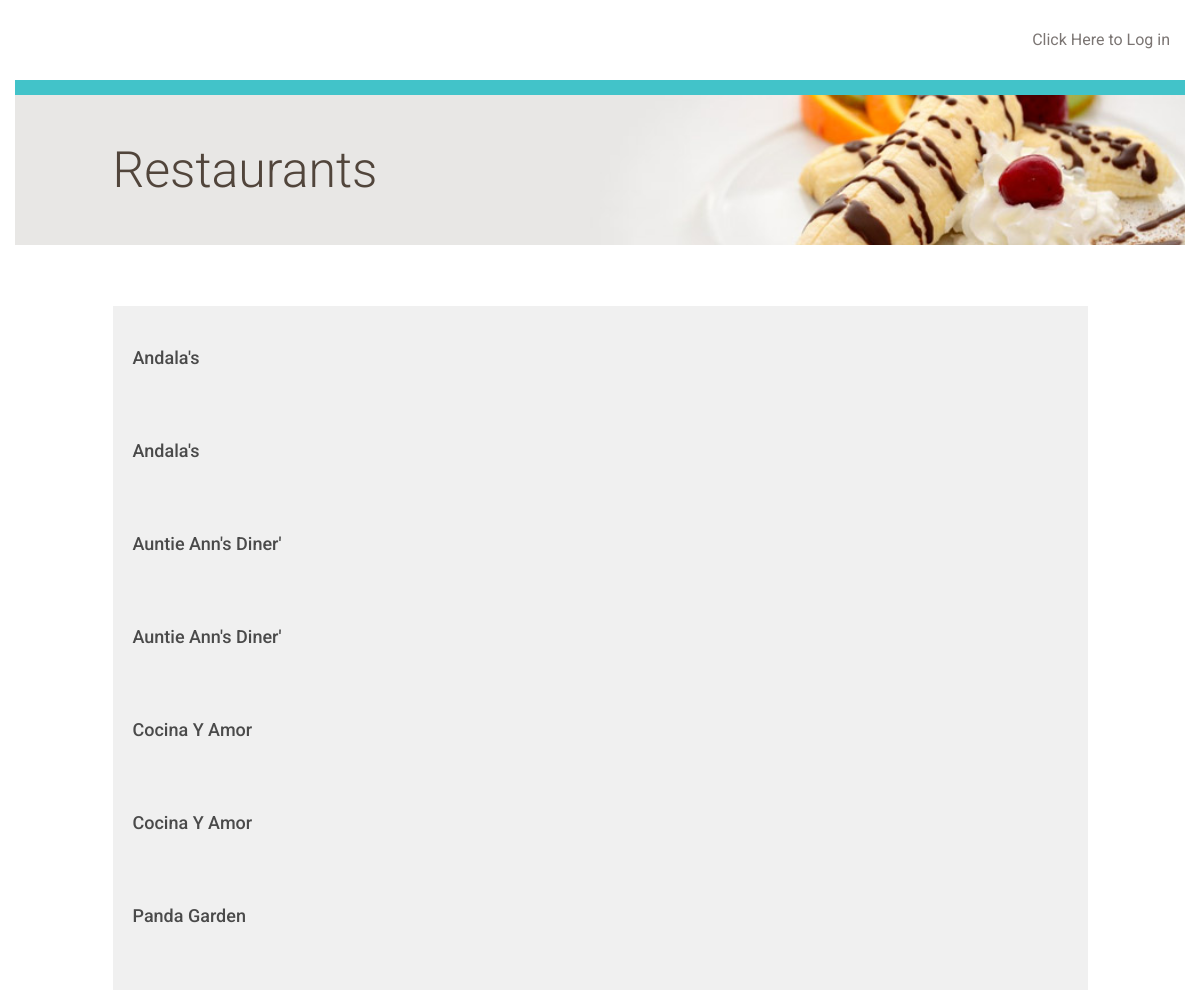
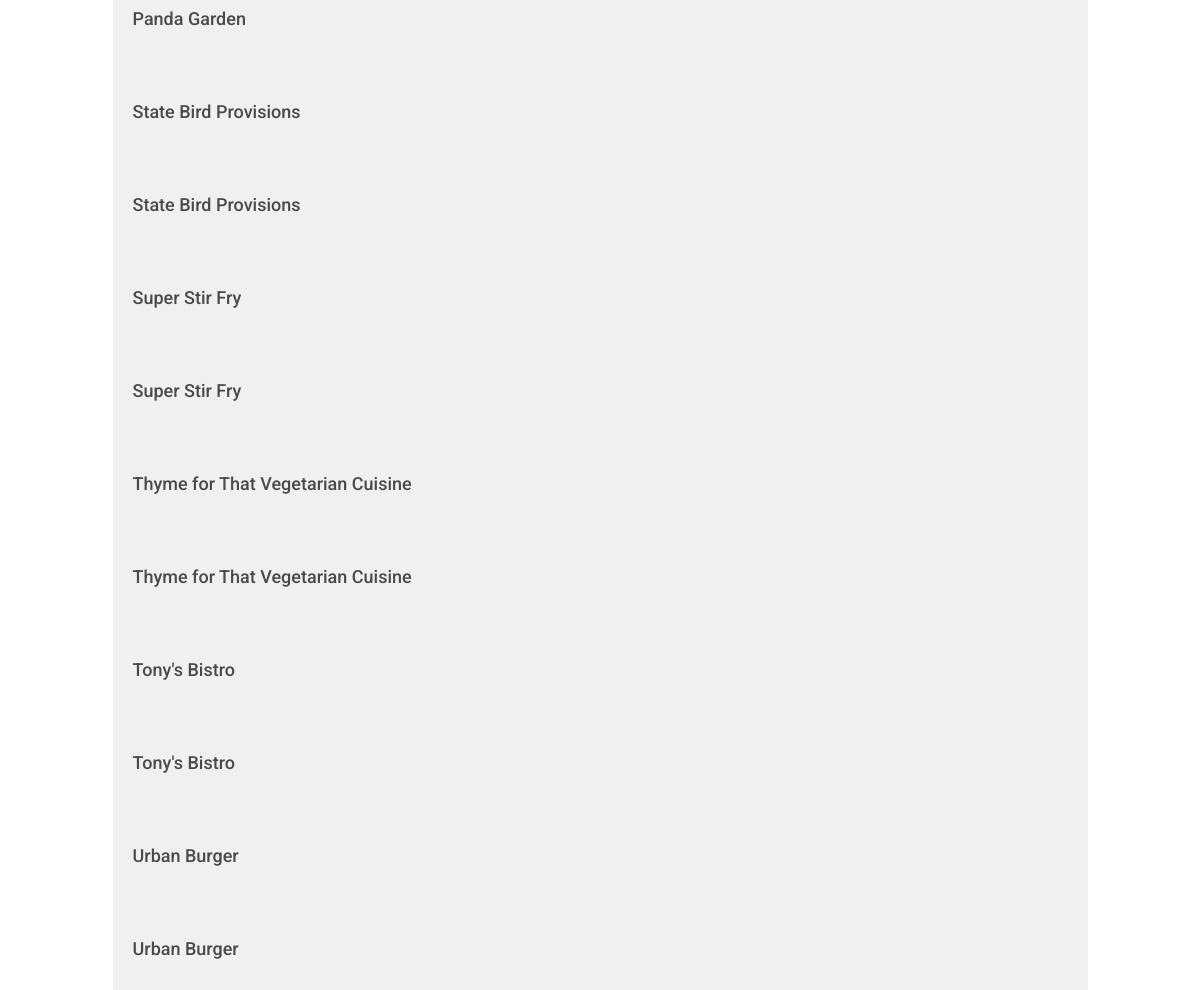
Page /restaurant/ on the earlier database version (2 pictures, top to bottom).
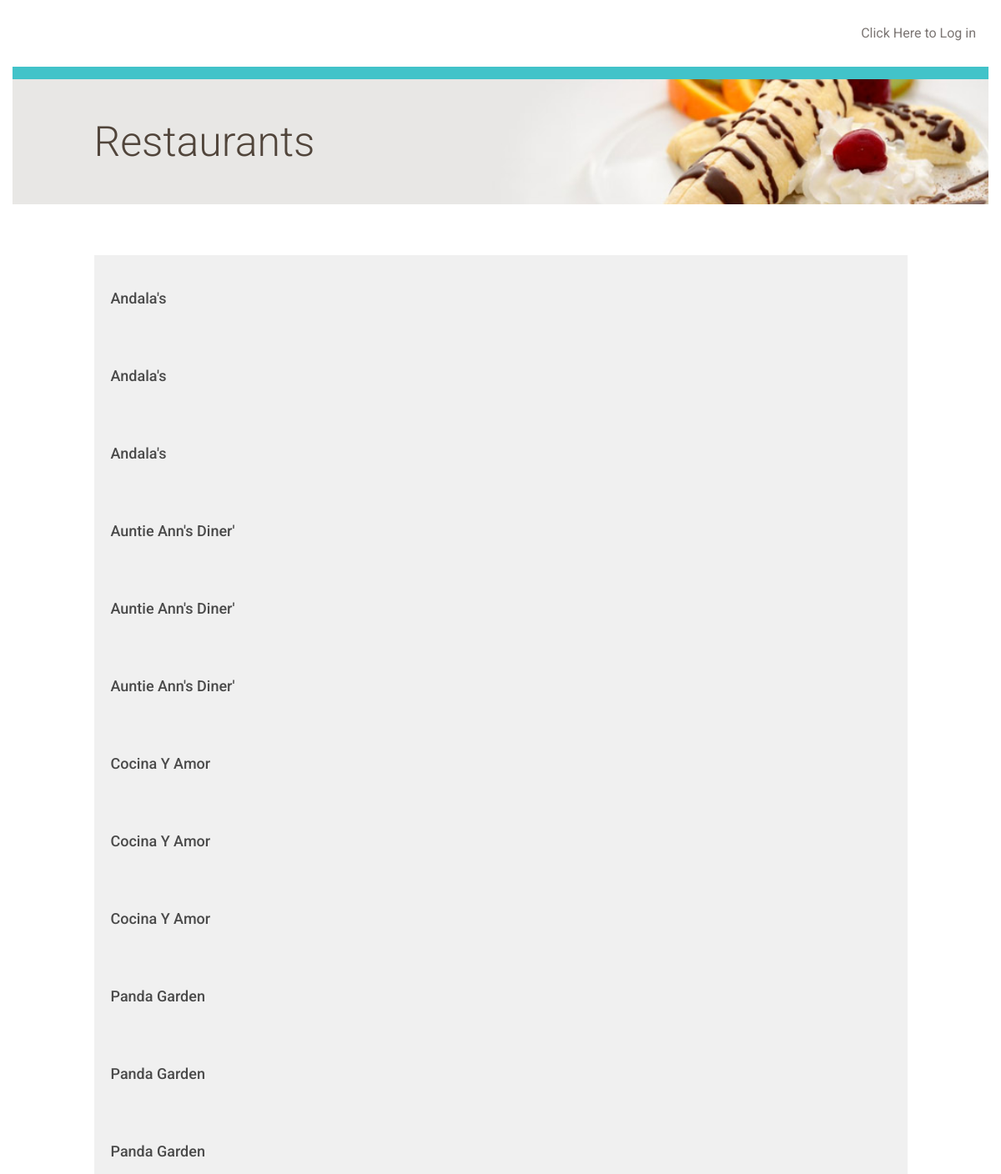
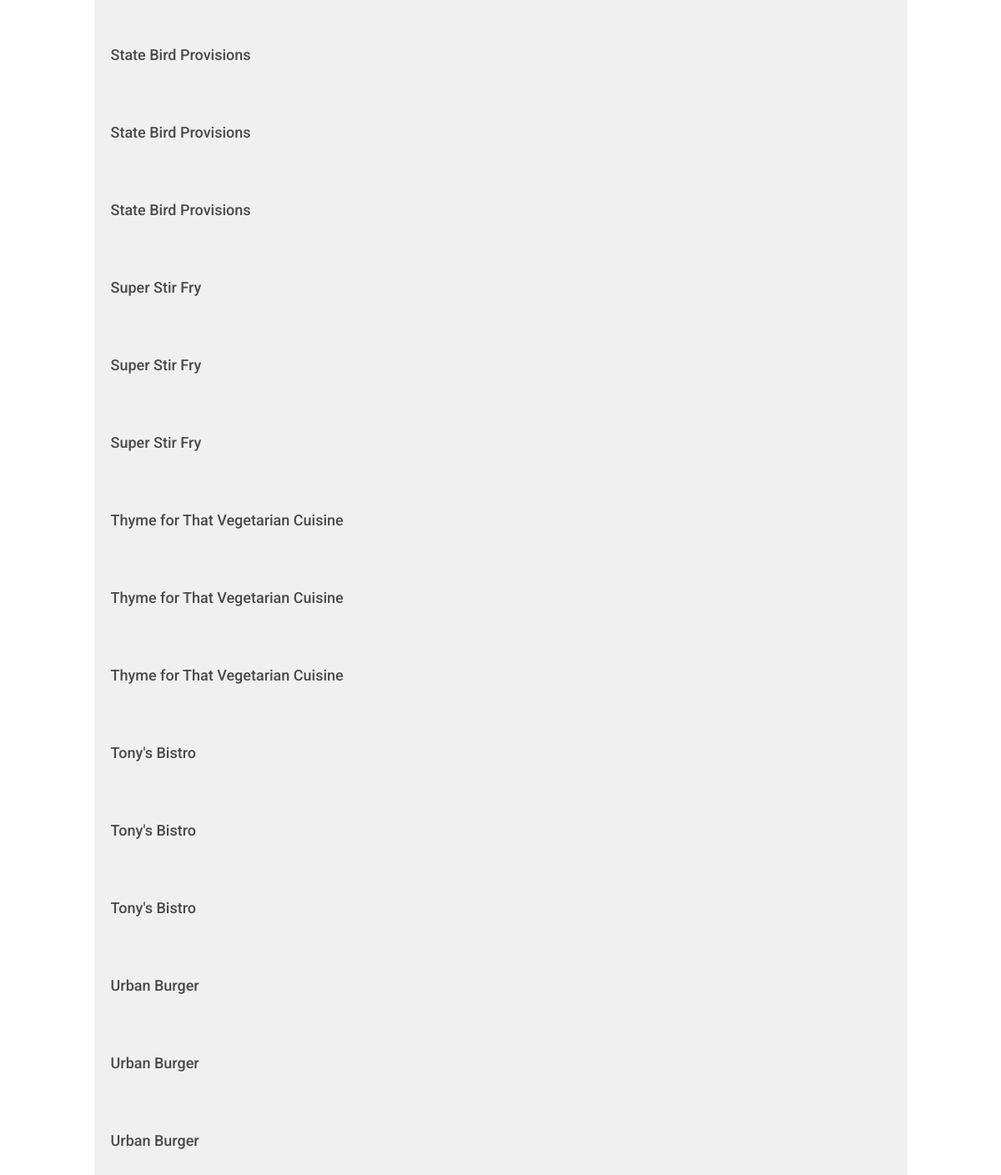
Same page on the later database version (2 pictures, top to bottom).
### database_setup.py (models this page shows, shortened)
class Restaurant(Base):
    __tablename__ = 'restaurant'
    id = Column(Integer, primary_key=True)
    name = Column(String(250), nullable=False)
    user_id = Column(Integer, ForeignKey('user.id'))
    user = relationship(User)

### project.py (the view)
@app.route('/')
@app.route('/restaurant/')
def showRestaurants():
    restaurants = session.query(Restaurant).order_by(asc(Restaurant.name))
    if 'username' not in login_session:
        return render_template('publicrestaurants.html', restaurants=restaurants)
    else:
        return render_template('restaurants.html', restaurants=restaurants)

### templates/publicrestaurants.html (shortened to what this page needs)
{% extends "main.html" %}
{% block content %}
	<div class="row top-menu">
		<div class="col-md-10"></div>
		<div class="col-md-2 text-right">
			<a href="{{url_for('showLogin')}}">Click Here to Log in </a>
		</div>
	</div>
	<div class="row divider blue">
		<div class="col-md-12"></div>
	</div>
	<div class="row banner main">
		<div class="col-md-1"></div>
		<div class="col-md-11 padding-none">
			<h1>Restaurants</h1>
		</div>
	</div>
	<div class="row padding-top padding-bottom">
		<div class="col-md-1"></div>
		<div class="col-md-10 padding-none">
		</div>
		<div class="col-md-1"></div>
	</div>
	{% for restaurant in restaurants %}
		<a href = "{{url_for('showMenu', restaurant_id = restaurant.id)}}">
			<div class="row">
				<div class="col-md-1"></div>
					<div class="col-md-10 restaurant-list">
						<h3>{{restaurant.name}}</h3>
					</div>
				<div class="col-md-1"></div>
			</div>
		</a>
	{% endfor %}
{% endblock %}

### templates/main.html (shortened to what this page needs)
<!DOCTYPE html>
<html lang="en">
	<head>
		<link rel="stylesheet" href="//netdna.bootstrapcdn.com/bootstrap/3.1.1/css/bootstrap.min.css">
		<link rel=stylesheet type=text/css href="{{ url_for('static', filename='styles.css') }}">
	</head>
	<body>
		<div class="container">
			{% block content %}
			{% endblock %}
		</div>
	</body>
</html>

### static/styles.css (style rules this page uses)
* { font-family: "Helvetica Neue Bold", Roboto, Helvetica, Arial, sans-serif; font-weight: 700; }
h1 { font-family: "Helvetica Neue Light", Roboto, Helvetica, Arial, sans-serif; font-size: 50px; color: #51453B; line-height: 60px; font-weight: 300; }
h3 { font-size: 18px; color: #4A4A4A; line-height: 23px; }
a { font-size: 14px; color: #0093B9; line-height: 17px; }
.padding-top { padding-top: 30px; }
.padding-bottom { padding-bottom: 30px; }
.padding-none { padding: 0; }
.top-menu { padding-top: 30px; padding-bottom: 30px; }
.top-menu a { margin-bottom: 0; line-height: 16px; font-size: 16px; color: #7B7573; font-weight: 400; }
.divider { height: 15px; }
.divider.blue { background-color: #42C3C9; }
.banner.main { height: 150px; background: url("/static/top-banner.jpg"); background-position: right; background-repeat: no-repeat; background-size: cover; }
.banner h1 { margin: 45px 0; }
.restaurant-list { background-color: #F0F0F0; padding: 20px; u }

Differences in the rows shown:
added Restaurant: name "Andala's"
added Restaurant: name "Auntie Ann's Diner'"
added Restaurant: name "Cocina Y Amor"
added Restaurant: name "Panda Garden"
added Restaurant: name "State Bird Provisions"
added Restaurant: name "Super Stir Fry"
added Restaurant: name "Thyme for That Vegetarian Cuisine"
added Restaurant: name "Tony's Bistro"
added Restaurant: name "Urban Burger"
